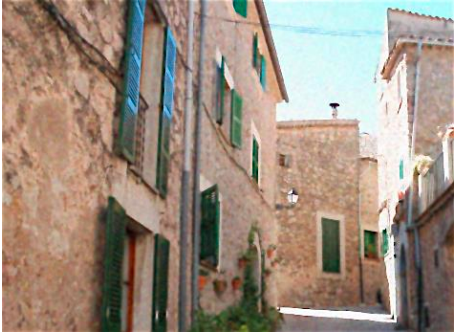
#> input picture Projects/Template matching/Datasets/img.PNG, 455 x 334 px
$ jupyter execute template_matching.ipynb
#> lines starting #> are read from the running program, lines starting #| are printed output that depends on the picture
### Libraries

[cell 1]
# Determinadas
import numpy as np
import pandas
import matplotlib.pyplot as plt
import math

# Procesamiento de imágenes
import numpy as np
import cv2

### <br><br><br><br><br><br>Functions

[cell 2]
def findPatches(img, patches, integral_img):
    # Obtener la forma de la imagen.
    height, width = img.shape

    # Imagen parcheada.
    patch_img = img.copy()

    # Por cada parche.
    for patch in patches:
        # Obtener la forma del parche.
        patch_height, patch_width = patch.shape

        # Suma del parche.
        patch_sum = np.sum(patch)

        # Imagen de diferencias del parche.
        patch_sum_img = np.zeros_like(img, dtype="float32")

        for i in range(height):
            for j in range(width):
                if i+patch_height < height and j+patch_width < width:
                    # Extraer imagen.
                    extracted_img = img[i:i+patch_height, j:j+patch_width]

                    # Variables para hacer la suma.
                    A = integral_img[i+patch_height,j+patch_width]
                    B = 0
                    C = 0
                    D = 0

                    # Validaciones de rangos.
                    if i-1 >= 0:
                        B = integral_img[i-1,j+patch_width]
                    if j-1 >= 0:
                        C = integral_img[i+patch_height,j-1]
                    if i-1 >= 0 and j-1 >= 0:
                        D = integral_img[i-1,j-1]

                    # Suma de la imagen extraída.
                    extracted_img_sum = A - B - C + D

                    # Valor de la diferencia.
                    patch_sum_img[i,j] = abs(patch_sum - extracted_img_sum)

                    if patch_sum_img[i,j] < 0.008:
                        patch_img[i:i+patch_height, j:j+patch_width] = patch

#         # Mostrar imagen.
#         plt.figure(figsize=(7,7))
#         plt.imshow(patch_img, cmap="gray")
#         plt.show()

    return patch_img

[cell 3]
def getIntegralImage(img):
    # Obtener la forma de la imagen.
    height, width = img.shape

    # Imagen integral.
    integral_img = np.zeros_like(img, dtype="float32")

    for i in range(height):
        for j in range(width):
            # Variables para hacer la suma.
            up = 0
            left = 0
            diagonal = 0

            # Validaciones de rangos.
            if i-1 >= 0:
                up = integral_img[i-1,j]
            if j-1 >= 0:
                left = integral_img[i,j-1]
            if i-1 >= 0 and j-1 >= 0:
                diagonal = integral_img[i-1,j-1]

            integral_img[i,j] = img[i,j] + up + left - diagonal
    return integral_img

### <br><br><br><br><br><br>Load Image

[cell 4]
# Cargar imagen.
img = cv2.imread('Datasets/img.PNG')
#> img is the input picture: shape (334, 455, 3); mean B, G, R 128, 141.7, 157.9

# Imagen a escala de grises.
img = cv2.cvtColor(img.copy(), cv2.COLOR_BGR2GRAY)
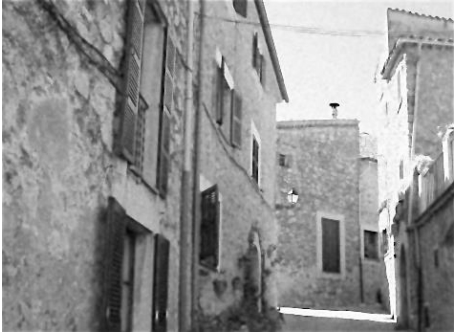
#> img: shape (334, 455); min 3, max 255, mean 145

# Obtener forma de la imagen.
height, width = img.shape
#> height = 334; width = 455

# En valores de 0-1.
img_gray = np.zeros((height, width), dtype="float32")
img_gray = img/255

# Mostrar imagen.
plt.figure(figsize=(7,7))
plt.imshow(img_gray, cmap="gray")
plt.show()

## Integral image

[cell 5]
# Obtener imagen integral.
integral_img = getIntegralImage(img_gray)
#> after the loop in getIntegralImage, `for i in range(height):`:
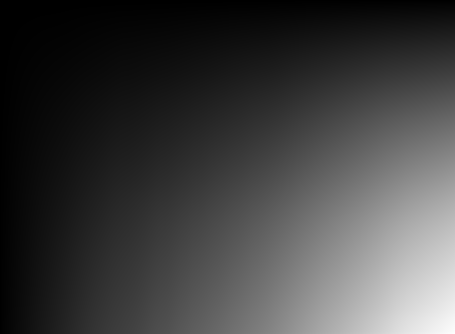
#> integral_img: shape (334, 455) float32; min 1, max 86409.5, mean 21654.5; drawn with min black and max white

# Mostrar imagen.
plt.figure(figsize=(7,7))
plt.imshow(integral_img, cmap="gray")
plt.show()

## Patches

[cell 6]
# Lista para guardar los parches.
patches = []

# Imagen para visualizar dónde se pusieron los parches.
patches_img = img_gray.copy()

# Parches.
x, y = 325, 255
patches.append(img_gray[y: y + 15, x: x + 13].copy())
patches_img[y: y + 15, x: x + 13] = 1

x, y = 350, 50
patches.append(img_gray[y: y + 15, x: x + 13].copy())
patches_img[y: y + 15, x: x + 13] = 0

x, y = 127, 75
patches.append(img_gray[y: y + 35, x: x + 10].copy())
patches_img[y: y + 35, x: x + 10] = 1

x, y = 325, 160
patches.append(img_gray[y: y + 15, x: x + 10].copy())
patches_img[y: y + 15, x: x + 10] = 1
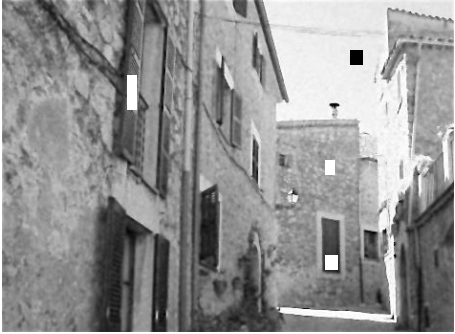
#> patches_img: shape (334, 455) float64; min 0, max 1, mean 0.57


# Mostrar imagen.
plt.figure(figsize=(7,7))
plt.imshow(patches_img, cmap="gray")
plt.show()

[cell 7]
# Encontrar parches.
patch_img = findPatches(img_gray, patches, integral_img)
#> the loop in findPatches, `for patch in patches:` made 4 passes
#> (patch_height, patch_width, patch_sum) on passes 1 to 4: (15, 13, 36.77), (15, 13, 181), (35, 10, 143), (15, 10, 94.53)
#> after the loop in findPatches, `for patch in patches:`:
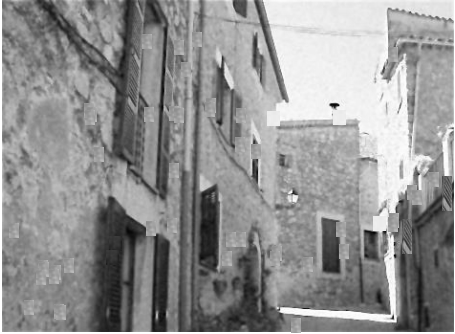
#> patch_img: shape (334, 455) float64; min 0.0118, max 1, mean 0.573
#> after the loop in findPatches, `for patch in patches:`:
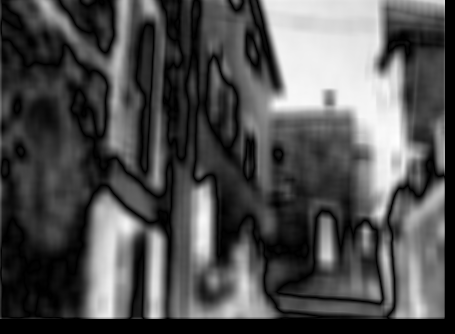
#> patch_sum_img: shape (334, 455) float32; min 0, max 75.98, mean 23.9; drawn with min black and max white
